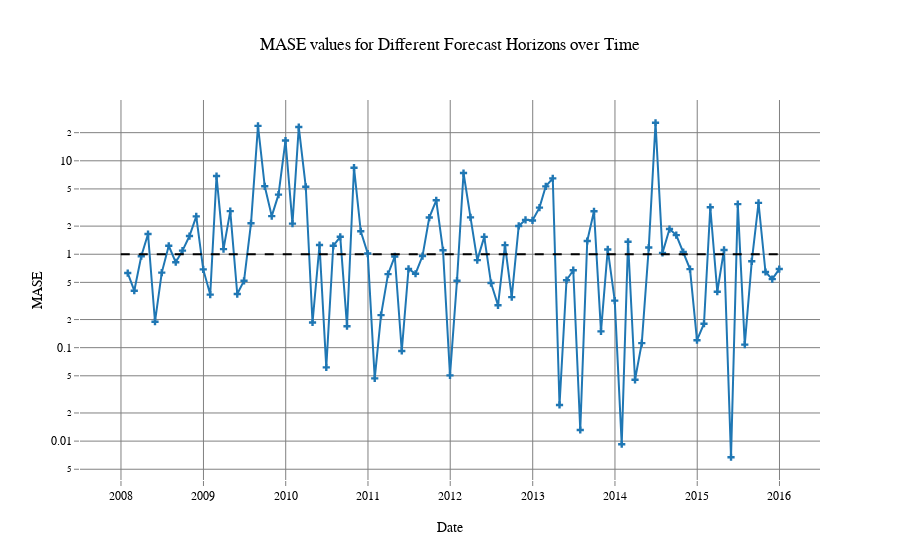

Notebook code for this chart:
### Code cell
import plotly.graph_objects as go

# Create the interactive line plot using Plotly
fig = go.Figure()


fig.add_trace(go.Scatter(x=mase_direct_monthly_df.index, y=mase_direct_monthly_df['MASE_h4'], mode='lines+markers', name='MASE_h4', marker=dict(symbol='cross')))

# Add a horizontal line at MASE=1 for reference
fig.add_shape(
    type='line',
    line=dict(dash='dash', color='black'),
    x0=mase_direct_monthly_df.index[0],
    x1=mase_direct_monthly_df.index[-1],
    y0=1,
    y1=1
)

# Update the layout for transparent background, black fonts, and other stylistic choices
fig.update_layout(
    title='MASE values for Different Forecast Horizons over Time',
    xaxis_title='Date',
    yaxis_title='MASE',
    template="none",
    yaxis=dict(type='log', gridcolor='gray', tickcolor='gray', tickfont=dict(color='black', size=12)),
    xaxis=dict(gridcolor='gray', tickcolor='gray', tickfont=dict(color='black', size=12)),
    plot_bgcolor='rgba(0,0,0,0)',     # Transparent background for the plot area
    paper_bgcolor='rgba(0,0,0,0)',   # Transparent background for the whole figure
    font=dict(color='black', size=12, family='Sans Serif'),
    legend=dict(font=dict(color='black', size=15, family='Sans Serif'))
)

fig.show()

### Figure 1 — Plotly figure (JSON) as saved in the notebook; plotly's stock layout.template omitted (floating-point values rounded to 4 significant figures)
{"data": [{"marker": {"symbol": "cross"}, "mode": "lines+markers", "name": "MASE_h4", "type": "scatter", "x": ["2007-12-31T00:00:00", "2008-01-31T00:00:00", "2008-02-29T00:00:00", "2008-03-31T00:00:00", "2008-04-30T00:00:00", "2008-05-31T00:00:00", "2008-06-30T00:00:00", "2008-07-31T00:00:00", "2008-08-31T00:00:00", "2008-09-30T00:00:00", "2008-10-31T00:00:00", "2008-11-30T00:00:00", "2008-12-31T00:00:00", "2009-01-31T00:00:00", "2009-02-28T00:00:00", "2009-03-31T00:00:00", "2009-04-30T00:00:00", "2009-05-31T00:00:00", "2009-06-30T00:00:00", "2009-07-31T00:00:00", "2009-08-31T00:00:00", "2009-09-30T00:00:00", "2009-10-31T00:00:00", "2009-11-30T00:00:00", "2009-12-31T00:00:00", "2010-01-31T00:00:00", "2010-02-28T00:00:00", "2010-03-31T00:00:00", "2010-04-30T00:00:00", "2010-05-31T00:00:00", "2010-06-30T00:00:00", "2010-07-31T00:00:00", "2010-08-31T00:00:00", "2010-09-30T00:00:00", "2010-10-31T00:00:00", "2010-11-30T00:00:00", "2010-12-31T00:00:00", "2011-01-31T00:00:00", "2011-02-28T00:00:00", "2011-03-31T00:00:00", "2011-04-30T00:00:00", "2011-05-31T00:00:00", "2011-06-30T00:00:00", "2011-07-31T00:00:00", "2011-08-31T00:00:00", "2011-09-30T00:00:00", "2011-10-31T00:00:00", "2011-11-30T00:00:00", "2011-12-31T00:00:00", "2012-01-31T00:00:00", "2012-02-29T00:00:00", "2012-03-31T00:00:00", "2012-04-30T00:00:00", "2012-05-31T00:00:00", "2012-06-30T00:00:00", "2012-07-31T00:00:00", "2012-08-31T00:00:00", "2012-09-30T00:00:00", "2012-10-31T00:00:00", "2012-11-30T00:00:00", "2012-12-31T00:00:00", "2013-01-31T00:00:00", "2013-02-28T00:00:00", "2013-03-31T00:00:00", "2013-04-30T00:00:00", "2013-05-31T00:00:00", "2013-06-30T00:00:00", "2013-07-31T00:00:00", "2013-08-31T00:00:00", "2013-09-30T00:00:00", "2013-10-31T00:00:00", "2013-11-30T00:00:00", "2013-12-31T00:00:00", "2014-01-31T00:00:00", "2014-02-28T00:00:00", "2014-03-31T00:00:00", "2014-04-30T00:00:00", "2014-05-31T00:00:00", "2014-06-30T00:00:00", "2014-07-31T00:00:00", "2014-08-31T00:00:00", "2014-09-30T00:00:00", "2014-10-31T00:00:00", "2014-11-30T00:00:00", "2014-12-31T00:00:00", "2015-01-31T00:00:00", "2015-02-28T00:00:00", "2015-03-31T00:00:00", "2015-04-30T00:00:00", "2015-05-31T00:00:00", "2015-06-30T00:00:00", "2015-07-31T00:00:00", "2015-08-31T00:00:00", "2015-09-30T00:00:00", "2015-10-31T00:00:00", "2015-11-30T00:00:00", "2015-12-31T00:00:00"], "y": [null, 0.6293, 0.4072, 0.9518, 1.646, 0.1896, 0.6362, 1.233, 0.8204, 1.093, 1.566, 2.544, 0.6883, 0.37, 6.868, 1.134, 2.892, 0.375, 0.5196, 2.143, 23.65, 5.337, 2.558, 4.341, 16.48, 2.127, 22.99, 5.273, 0.1859, 1.255, 0.06159, 1.231, 1.537, 0.1698, 8.441, 1.759, 1.018, 0.0469, 0.2228, 0.612, 0.9464, 0.09213, 0.6978, 0.6185, 0.9558, 2.468, 3.776, 1.102, 0.0505, 0.5211, 7.399, 2.479, 0.8648, 1.534, 0.4919, 0.2841, 1.251, 0.3474, 2.007, 2.333, 2.299, 3.155, 5.33, 6.493, 0.02437, 0.5273, 0.6749, 0.01315, 1.386, 2.88, 0.1493, 1.125, 0.319, 0.009261, 1.36, 0.04531, 0.112, 1.179, 25.54, 1.033, 1.86, 1.603, 1.057, 0.6936, 0.1203, 0.1804, 3.186, 0.3968, 1.111, 0.006719, 3.442, 0.1078, 0.8399, 3.545, 0.6459, 0.5421, 0.6941]}], "layout": {"font": {"color": "black", "family": "Sans Serif", "size": 12}, "legend": {"font": {"color": "black", "family": "Sans Serif", "size": 15}}, "paper_bgcolor": "rgba(0,0,0,0)", "plot_bgcolor": "rgba(0,0,0,0)", "shapes": [{"line": {"color": "black", "dash": "dash"}, "type": "line", "x0": "2007-12-31T00:00:00", "x1": "2015-12-31T00:00:00", "y0": 1, "y1": 1}], "title": {"text": "MASE values for Different Forecast Horizons over Time"}, "xaxis": {"gridcolor": "gray", "tickcolor": "gray", "tickfont": {"color": "black", "size": 12}, "title": {"text": "Date"}}, "yaxis": {"gridcolor": "gray", "tickcolor": "gray", "tickfont": {"color": "black", "size": 12}, "title": {"text": "MASE"}, "type": "log"}}}
